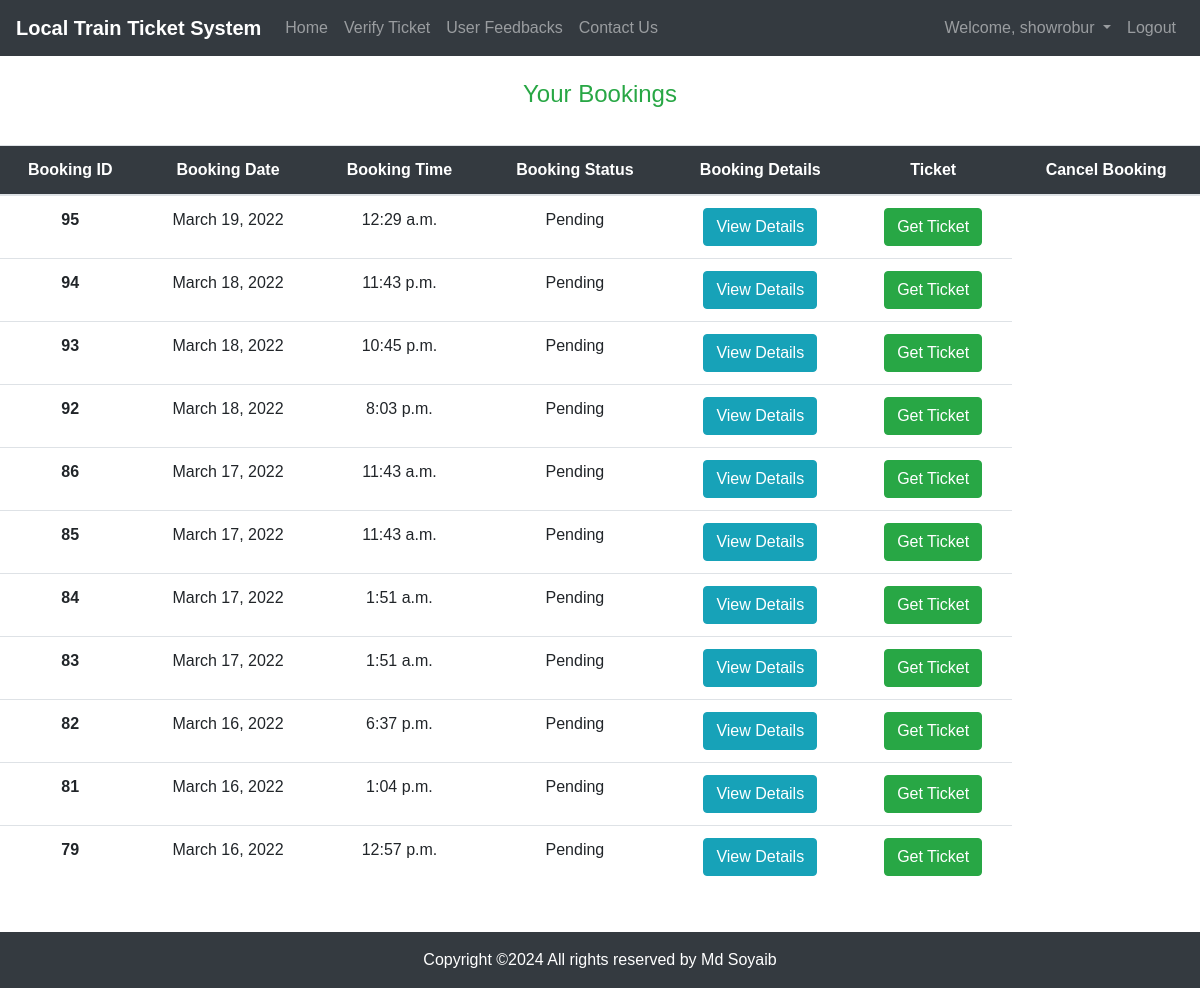
Page /booking_history (signed in) on the committed database.
### app/models.py (models this page shows, shortened)
class CustomUser(AbstractUser):
    email = models.EmailField(max_length=100, blank=True, unique=True, null=True)
    phone = models.CharField(verbose_name=_("Mobile phone"), max_length=14, blank=True, null=True, unique=True)
    photo = models.ImageField(verbose_name=_("Photo"), upload_to='users/', blank=True, null=True)
    created_at = models.DateTimeField(auto_now_add=True, blank=True, null=True)
    updated_at = models.DateTimeField(auto_now=True, blank=True, null=True)

class Booking(models.Model):
    status = (
        ("Pending", "Pending"),
        ("Accepted", "Accepted"),
        ("Canceled", "Canceled"),
    )
    user = models.ForeignKey(CustomUser, null=True, blank=True, on_delete=models.PROTECT)
    booking_date = models.DateField(auto_now_add=True, null=True, blank=True)
    booking_time = models.TimeField(auto_now_add=True, null=True, blank=True)
    status = models.CharField(max_length=50, default='Pending', choices=status, auto_created=True, null=True, blank=True)
    travel_date = models.DateField(null=True, blank=True)
    travel_dt = models.DateTimeField(blank=True, null=True)
    created_at = models.DateTimeField(auto_now_add=True, blank=True, null=True)
    updated_at = models.DateTimeField(auto_now=True, blank=True, null=True)

### app/views.py (the view)
# urls.py: path('booking_history', BookingHistory.as_view(), name="booking_history"),
class BookingHistory(View):
    def get(self, request):
        user = request.user
        if user.is_authenticated:
            booking = Booking.objects.filter(user=user).order_by('-id')
            current_date = datetime.now(timezone.utc)
            return render(request, 'booking_history.html', {'booking':booking, 'current_date':current_date})
        else:
            return redirect('login')

### app/templatetags/custom_filter_date.py (called while the page is built)
@register.filter(name="date")
def date(travel_dt, current_date):
    try:
        result = travel_dt - current_date
        result = str(result)
        time = result.split()
        x = time[0]
        x = int(x)
        return x
    except:
        return redirect('home')

### templates/booking_history.html (shortened to what this page needs)
{% extends 'base.html' %}
{% block content %}
{% load custom_filter_date %}
<div class="row mb-4">
    <div class="col-lg-12 text-center p-4 text-success">
        <h4>Your Bookings</h4>
    </div>
    <div class="col-lg-12 m-1 mx-auto">
        <table class="table table-hover">
            <thead class="bg-dark text-white text-center">
              <tr>
                <th scope="col">Booking ID</th>
                <th scope="col">Booking Date</th>
                <th scope="col">Booking Time</th>
                <th scope="col">Booking Status</th>
                <th scope="col">Booking Details</th>
                <th scope="col">Ticket</th>
                <th scope="col">Cancel Booking</th>
              </tr>
            </thead>
            <tbody>
                {% for booking in booking %}
              <tr class="text-center">
                <th scope="row">{{booking.id}}</th>
                <td>{{booking.booking_date}}</td>
                <td>{{booking.booking_time}}</td>
                <td>{{booking.status}}</td>
                <td><button type="submit" class="btn btn-info"><a href="booking_history/booking_detail/{{booking.id}}" class="text-white" style="text-decoration: none;">View Details</a></button></td>
                <td><button type="submit" class="btn btn-success"><a href="booking_history/ticket/{{booking.id}}" class="text-white" style="text-decoration: none;" target="_blank">Get Ticket</a></button></td>
              </tr>
              {% endfor %}
            </tbody>
        </table>
    </div>
</div>
{% endblock content %}

### templates/base.html (shortened to what this page needs)
<!DOCTYPE html>
<html lang="en">
<head>
    <link rel="stylesheet" href="/static/css/bootstrap.min.css" type="text/css">
    <link rel="stylesheet" href="/static/css/style.css" type="text/css">
    <link rel="stylesheet" href="https://cdnjs.cloudflare.com/ajax/libs/font-awesome/6.0.0/css/all.min.css" type="text/css">
</head>
<body>
<nav class="navbar navbar-expand-lg navbar-dark bg-dark">
    <a class="navbar-brand" href="{% url 'home' %}"><b>Local Train Ticket System</b></a>
    <div class="collapse navbar-collapse" id="navbarSupportedContent">
        <ul class="navbar-nav mr-auto">
            {% url 'home' as url %}
            <li class="{% if request.path == url %}active{% endif %}">
                <a class="nav-link" href="{% url 'home' %}">Home <span class="sr-only">(current)</span></a>
            </li>
            {% url 'verify_ticket' as url %}
            <li class="{% if request.path == url %}active{% endif %}">
                <a class="nav-link" href="{% url 'verify_ticket' %}">Verify Ticket<span class="sr-only"></a>
            </li>
            {% url 'feedback' as url %}
            <li class="{% if request.path == url %}active{% endif %}">
                <a class="nav-link" href="{% url 'feedback' %}">User Feedbacks</a>
            </li>
            {% url 'contact' as url %}
            <li class="{% if request.path == url %}active{% endif %}">
                <a class="nav-link" href="{% url 'contact' %}">Contact Us</a>
            </li>
        </ul>
        <ul class="navbar-nav">
            {% if user.is_authenticated %}
            <li class="nav-item dropdown">
                <a class="nav-link dropdown-toggle" href="#" id="navbarDropdown" role="button" data-toggle="dropdown"
                   aria-haspopup="true" aria-expanded="false">
                    Welcome, {{user.username}}
                </a>
            </li>
            <li class="nav-item">
                <a class="nav-link" href="{% url 'logout' %}">Logout</a>
            </li>
            {% endif %}
        </ul>
    </div>
</nav>
{% block content %}
{% endblock content %}
<footer class="bg-light text-center text-lg-start mt-2">
    <div class="text-center p-3 bg-dark" style="color:white;">
        Copyright &copy;<script>document.write(new Date().getFullYear());</script>
        All rights reserved by Md Soyaib
    </div>
</footer>
</body>
</html>

### static/css/style.css (style rules this page uses)
body { font-family: "Poppins", sans-serif; height: 110vh; }
a { color: #0b6bbe; display:inline-block; text-decoration: none; font-weight: 400; }

### rows in the picture
CustomUser: username "showrobur"
Booking: id "95", booking_date "March 19, 2022", booking_time "12:29 a.m.", status "Pending"
Booking: id "94", booking_date "March 18, 2022", booking_time "11:43 p.m.", status "Pending"
Booking: id "93", booking_date "March 18, 2022", booking_time "10:45 p.m.", status "Pending"
Booking: id "92", booking_date "March 18, 2022", booking_time "8:03 p.m.", status "Pending"
Booking: id "86", booking_date "March 17, 2022", booking_time "11:43 a.m.", status "Pending"
Booking: id "85", booking_date "March 17, 2022", booking_time "11:43 a.m.", status "Pending"
Booking: id "84", booking_date "March 17, 2022", booking_time "1:51 a.m.", status "Pending"
Booking: id "83", booking_date "March 17, 2022", booking_time "1:51 a.m.", status "Pending"
Booking: id "82", booking_date "March 16, 2022", booking_time "6:37 p.m.", status "Pending"
Booking: id "81", booking_date "March 16, 2022", booking_time "1:04 p.m.", status "Pending"
Booking: id "79", booking_date "March 16, 2022", booking_time "12:57 p.m.", status "Pending"
